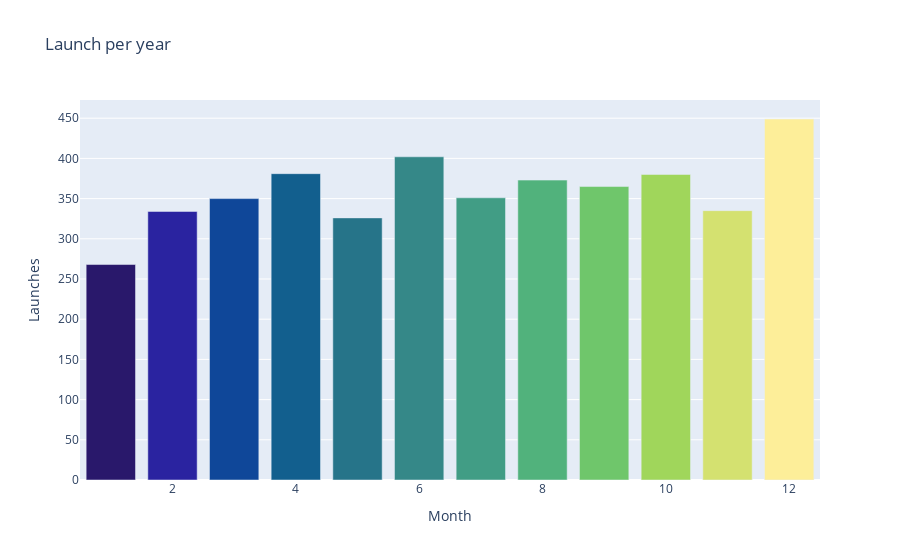

Here is the notebook cell this chart was saved with:
### Code cell
l_bar = px.bar(
    x = launch_mpm.l_mpm,
    y = launch_mpm.Mission_Status,
    orientation='v',
    color=launch_mpm.l_mpm,
    color_continuous_scale=px.colors.sequential.haline,
    title='Launch per year'
)

l_bar.update_layout(
    xaxis_title='Month',
    yaxis_title='Launches',
    coloraxis_showscale=False
)

l_bar.show()

### Figure 1 — Plotly figure (JSON) as saved in the notebook; plotly's stock layout.template omitted (floating-point values rounded to 4 significant figures)
{"data": [{"alignmentgroup": "True", "hovertemplate": "x=%{x}<br>y=%{y}<br>color=%{marker.color}<extra></extra>", "legendgroup": "", "marker": {"color": [1, 2, 3, 4, 5, 6, 7, 8, 9, 10, 11, 12], "coloraxis": "coloraxis", "pattern": {"shape": ""}}, "name": "", "offsetgroup": "", "orientation": "v", "showlegend": false, "textposition": "auto", "type": "bar", "x": [1, 2, 3, 4, 5, 6, 7, 8, 9, 10, 11, 12], "xaxis": "x", "y": [268, 334, 350, 381, 326, 402, 351, 373, 365, 380, 335, 449], "yaxis": "y"}], "layout": {"barmode": "relative", "coloraxis": {"colorbar": {"title": {"text": "color"}}, "colorscale": [[0, "rgb(41, 24, 107)"], [0.09091, "rgb(42, 35, 160)"], [0.1818, "rgb(15, 71, 153)"], [0.2727, "rgb(18, 95, 142)"], [0.3636, "rgb(38, 116, 137)"], [0.4545, "rgb(53, 136, 136)"], [0.5455, "rgb(65, 157, 133)"], [0.6364, "rgb(81, 178, 124)"], [0.7273, "rgb(111, 198, 107)"], [0.8182, "rgb(160, 214, 91)"], [0.9091, "rgb(212, 225, 112)"], [1, "rgb(253, 238, 153)"]], "showscale": false}, "legend": {"tracegroupgap": 0}, "title": {"text": "Launch per year"}, "xaxis": {"anchor": "y", "domain": [0, 1], "title": {"text": "Month"}}, "yaxis": {"anchor": "x", "domain": [0, 1], "title": {"text": "Launches"}}}}
